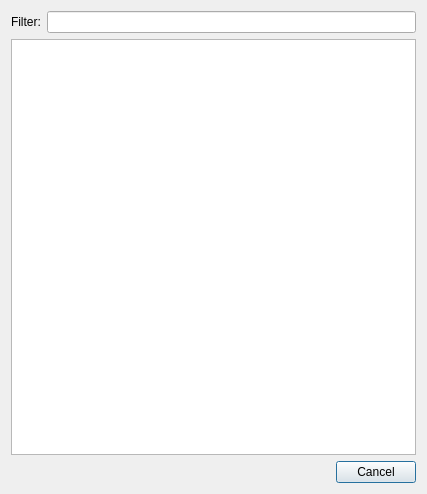
<?xml version="1.0" encoding="UTF-8"?>
<ui version="4.0">
 <class>DlgGovServices</class>
 <widget class="QDialog" name="DlgGovServices">
  <property name="geometry">
   <rect>
    <x>0</x>
    <y>0</y>
    <width>427</width>
    <height>494</height>
   </rect>
  </property>
  <property name="windowTitle">
   <string>Government Services</string>
  </property>
  <property name="windowIcon">
   <iconset resource="../../../res/resources.qrc">
    <normaloff>:/icons/3party/present_16.png</normaloff>:/icons/3party/present_16.png</iconset>
  </property>
  <layout class="QVBoxLayout" name="verticalLayout">
   <item>
    <layout class="QHBoxLayout" name="horizontalLayout">
     <item>
      <widget class="QLabel" name="filterLabel">
       <property name="text">
        <string>Filter:</string>
       </property>
      </widget>
     </item>
     <item>
      <widget class="QLineEdit" name="filterLine"/>
     </item>
    </layout>
   </item>
   <item>
    <widget class="QListView" name="govServiceListView">
     <property name="spacing">
      <number>1</number>
     </property>
     <property name="modelColumn">
      <number>0</number>
     </property>
    </widget>
   </item>
   <item>
    <widget class="QDialogButtonBox" name="buttonBox">
     <property name="orientation">
      <enum>Qt::Horizontal</enum>
     </property>
     <property name="standardButtons">
      <set>QDialogButtonBox::Cancel</set>
     </property>
    </widget>
   </item>
  </layout>
 </widget>
 <resources>
  <include location="../../../res/resources.qrc"/>
 </resources>
 <connections>
  <connection>
   <sender>buttonBox</sender>
   <signal>accepted()</signal>
   <receiver>DlgGovServices</receiver>
   <slot>accept()</slot>
   <hints>
    <hint type="sourcelabel">
     <x>248</x>
     <y>254</y>
    </hint>
    <hint type="destinationlabel">
     <x>157</x>
     <y>274</y>
    </hint>
   </hints>
  </connection>
  <connection>
   <sender>buttonBox</sender>
   <signal>rejected()</signal>
   <receiver>DlgGovServices</receiver>
   <slot>reject()</slot>
   <hints>
    <hint type="sourcelabel">
     <x>316</x>
     <y>260</y>
    </hint>
    <hint type="destinationlabel">
     <x>286</x>
     <y>274</y>
    </hint>
   </hints>
  </connection>
 </connections>
</ui>
